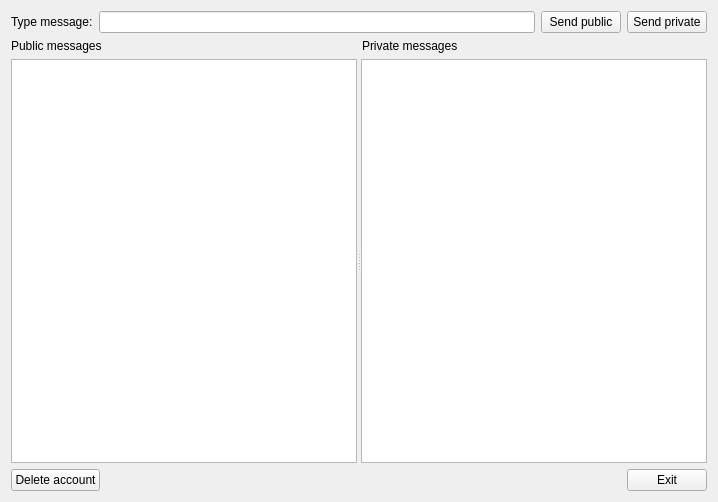
<?xml version="1.0" encoding="UTF-8"?>
<ui version="4.0">
 <class>MainWindow</class>
 <widget class="QWidget" name="MainWindow">
  <property name="geometry">
   <rect>
    <x>0</x>
    <y>0</y>
    <width>718</width>
    <height>502</height>
   </rect>
  </property>
  <property name="minimumSize">
   <size>
    <width>718</width>
    <height>502</height>
   </size>
  </property>
  <property name="windowTitle">
   <string>Form</string>
  </property>
  <property name="styleSheet">
   <string notr="true">QWidget{background-color: #CCCCFF}
QLabel {background-color: #CCCCFF}
QPushButton {background-color: #FFFF00}
QLineEdit {background-color: #FFFFCC}
QTextBrowser {background-color: #FFFFCC};</string>
  </property>
  <layout class="QVBoxLayout" name="verticalLayout" stretch="0,0,1,0">
   <item>
    <layout class="QHBoxLayout" name="horizontalLayout_1" stretch="0,0,0,0">
     <item>
      <widget class="QLabel" name="typeMessageLabel">
       <property name="text">
        <string>Type message:</string>
       </property>
      </widget>
     </item>
     <item>
      <widget class="QLineEdit" name="messageLineEdit">
       <property name="text">
        <string/>
       </property>
      </widget>
     </item>
     <item>
      <widget class="QPushButton" name="publicMessageSendButton">
       <property name="text">
        <string>Send public</string>
       </property>
      </widget>
     </item>
     <item>
      <widget class="QPushButton" name="privateMessageSendButton">
       <property name="text">
        <string>Send private</string>
       </property>
      </widget>
     </item>
    </layout>
   </item>
   <item>
    <layout class="QHBoxLayout" name="horizontalLayout_2" stretch="0,0">
     <item>
      <widget class="QLabel" name="publicMessagesLabel">
       <property name="sizePolicy">
        <sizepolicy hsizetype="Preferred" vsizetype="Preferred">
         <horstretch>0</horstretch>
         <verstretch>0</verstretch>
        </sizepolicy>
       </property>
       <property name="text">
        <string>Public messages</string>
       </property>
      </widget>
     </item>
     <item>
      <widget class="QLabel" name="privateMessagesLabel">
       <property name="text">
        <string>Private messages</string>
       </property>
      </widget>
     </item>
    </layout>
   </item>
   <item>
    <widget class="QSplitter" name="splitter">
     <property name="orientation">
      <enum>Qt::Horizontal</enum>
     </property>
     <widget class="QTextBrowser" name="publicMessagesTextBrowser"/>
     <widget class="QTextBrowser" name="privateMessagesTextBrowser"/>
    </widget>
   </item>
   <item>
    <layout class="QHBoxLayout" name="horizontalLayout_3">
     <item>
      <widget class="QPushButton" name="deleteAccountButton">
       <property name="text">
        <string>Delete account</string>
       </property>
      </widget>
     </item>
     <item>
      <spacer name="horizontalSpacer">
       <property name="orientation">
        <enum>Qt::Horizontal</enum>
       </property>
       <property name="sizeHint" stdset="0">
        <size>
         <width>40</width>
         <height>20</height>
        </size>
       </property>
      </spacer>
     </item>
     <item>
      <widget class="QPushButton" name="exitButton">
       <property name="text">
        <string>Exit</string>
       </property>
      </widget>
     </item>
    </layout>
   </item>
  </layout>
 </widget>
 <resources/>
 <connections/>
</ui>
